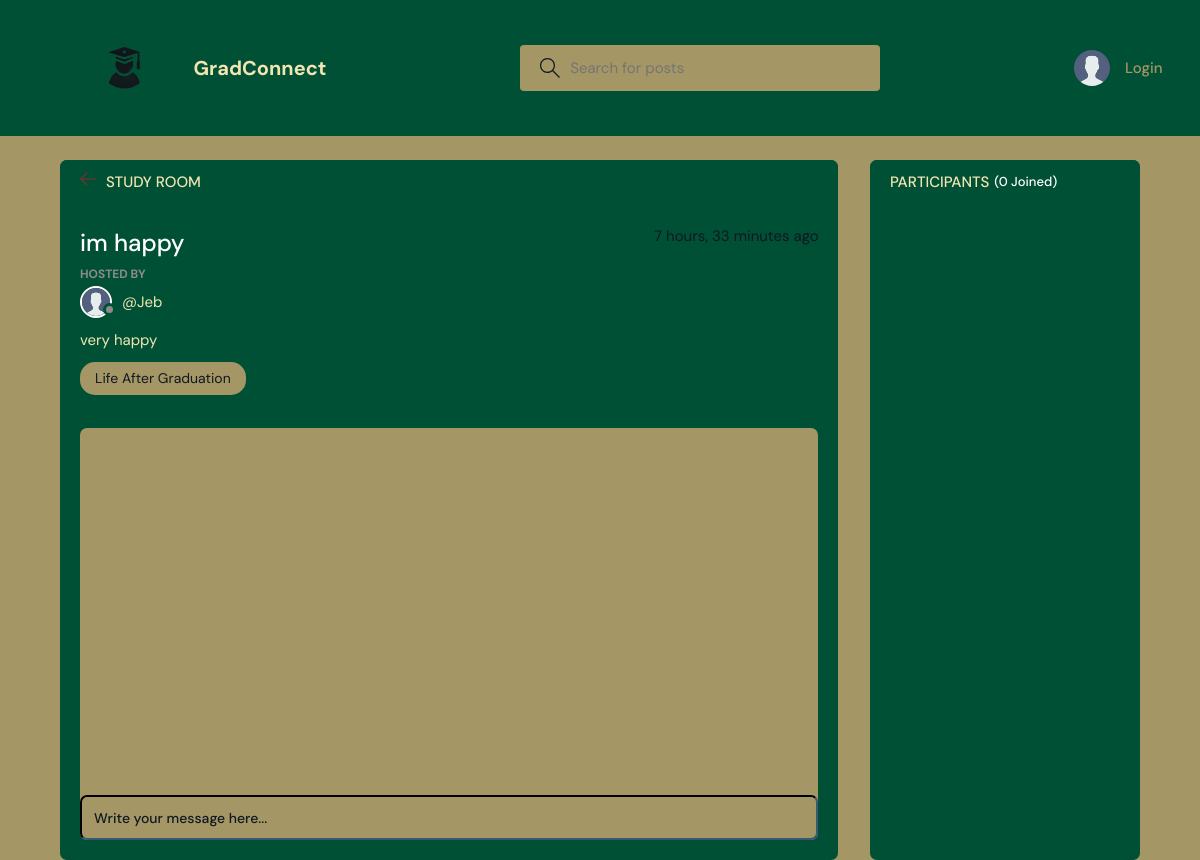
Before: /room/31/ with the older database file.
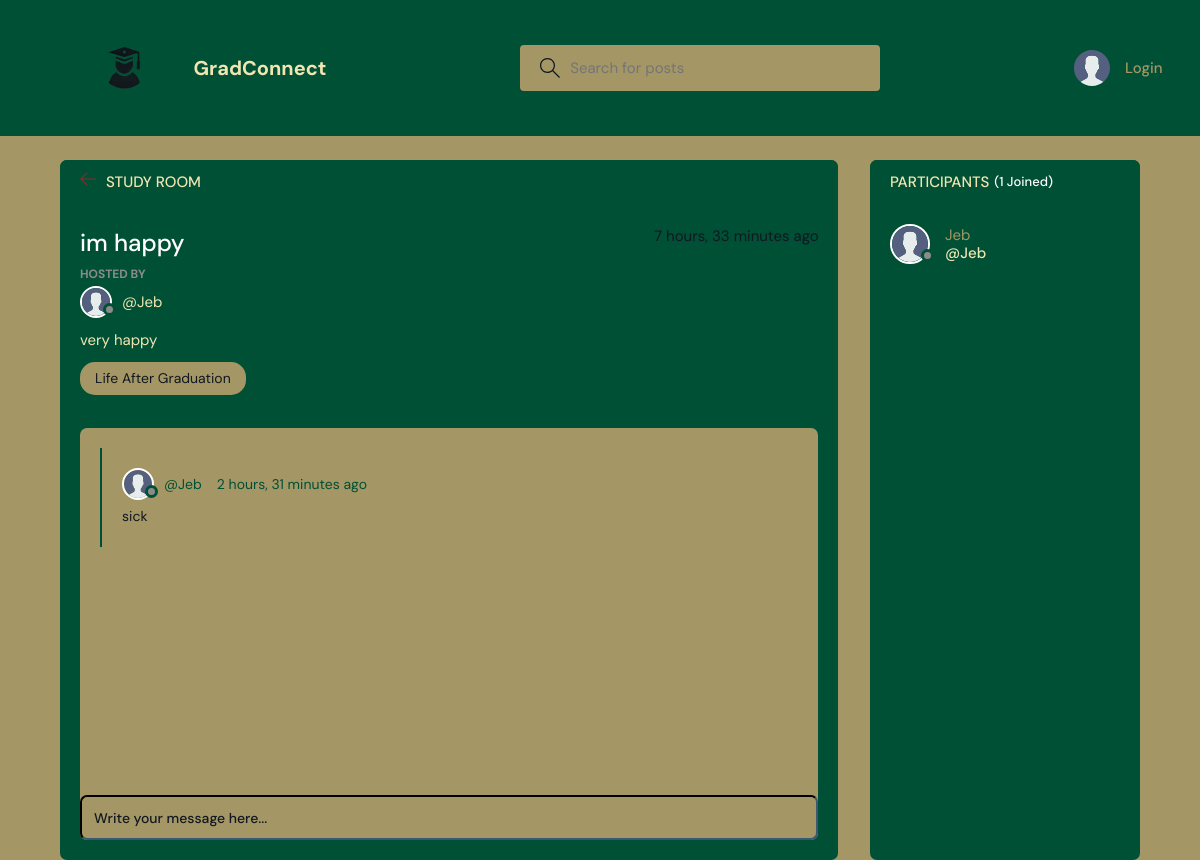
After: the same page with the newer database file.
### base/models.py (models this page shows, shortened)
class Message(models.Model):
    user = models.ForeignKey(User, on_delete=models.CASCADE)
    room = models.ForeignKey(Room, on_delete=models.CASCADE)
    body = models.TextField()
    updated = models.DateTimeField(auto_now=True)
    created = models.DateTimeField(auto_now_add=True)
    class Meta:
        ordering = ['-updated', '-created']

class User(AbstractUser):
    name = models.CharField(max_length=200, null=True)
    email = models.EmailField(unique=True, null=True)
    bio = models.TextField(null=True)
    skills = models.ManyToManyField(Skill, related_name="users", blank=True)
    avatar = models.ImageField(null=True, default="avatar.svg")
    USERNAME_FIELD = 'email'
    REQUIRED_FIELDS = ['username']

### base/views.py (the view, shortened to what this page needs)
# urls.py: path('room/<str:pk>/', views.room, name="room"),
def room(request, pk):
    room = Room.objects.get(id=pk)
    room_messages = room.message_set.all()
    participants = room.participants.all()
    description = room.description
    context = {'room': room,'description': description, 'room_messages': room_messages,
               'participants': participants}
    return render(request, 'base/room.html', context)

### base/models.py (called while the page is built)
    def __str__(self):
        return self.name

### base/templates/base/room.html (shortened to what this page needs)
{% extends 'main.html' %}
{% block content %}
<main class="profile-page layout layout--2">
  <div class="container">
    <div class="room">
      <div class="room__top">
        <div class="room__topLeft">
          <a href="{% url 'home' %}">
            <svg version="1.1" xmlns="http://www.w3.org/2000/svg" width="32" height="32" viewBox="0 0 32 32">
              <title>arrow-left</title>
              <path
                d="M13.723 2.286l-13.723 13.714 13.719 13.714 1.616-1.611-10.96-10.96h27.625v-2.286h-27.625l10.965-10.965-1.616-1.607z">
              </path>
            </svg>
          </a>
          <h3>Study Room</h3>
        </div>
      </div>
      <div class="room__box scroll">
        <div class="room__header scroll">
          <div class="room__info">
            <h3>{{room.name}}</h3>
            <span>{{room.created|timesince}} ago</span>
          </div>
          <div class="room__hosted">
            <p>Hosted By</p>
            <a href="{% url 'user-profile' room.host.id %}" class="room__author">
              <div class="avatar avatar--small">
                <img src="{{room.host.avatar.url}}" />
              </div>
              <span>@{{room.host.username}}</span>
            </a>
          </div>
          <div class="room__details">
            {{room.description}}
          </div>
          <span class="room__topics">{{room.topic}}</span>
        </div>
        <div class="room__conversation">
          <div class="threads scroll">
            {% for message in room_messages %}
            <div class="thread">
              <div class="thread__top">
                <div class="thread__author">
                  <a href="{% url 'user-profile' message.user.id %}" class="thread__authorInfo">
                    <div class="avatar avatar--small">
                      <img src="{{message.user.avatar.url}}" />
                    </div>
                    <span>@{{message.user.username}}</span>
                  </a>
                  <span class="thread__date">{{message.created|timesince}} ago</span>
                </div>
              </div>
              <div class="thread__details">
                {{message.body}}
              </div>
            </div>
            {% endfor %}
          </div>
        </div>
      </div>
      <div class="room__message">
        <form action="" method="POST">
          <input name="body" placeholder="Write your message here..." />
        </form>
      </div>
    </div>
    <div class="participants">
      <h3 class="participants__top">Participants <span>({{participants.count}} Joined)</span></h3>
      <div class="participants__list scroll">
        {% for user in participants %}
        <a href="{%  url 'user-profile' user.id %}" class="participant">
          <div class="avatar avatar--medium">
            <img src="{{user.avatar.url}}" />
          </div>
          <p>
            {{user.name}}
            <span>@{{user.username}}</span>
          </p>
        </a>
        {% endfor %}
      </div>
    </div>
  </div>
</main>
{% endblock content %}

Changed rows visible on the page:
added Message: user.avatar (placeholder picture), user.username "Jeb", created "2 hours, 31 minutes", body "sick"
now on this page (row edited): User: avatar (placeholder picture), name "Jeb", username "Jeb"
Other visible differences:
{{ participants.count }}: "0" → "1"
